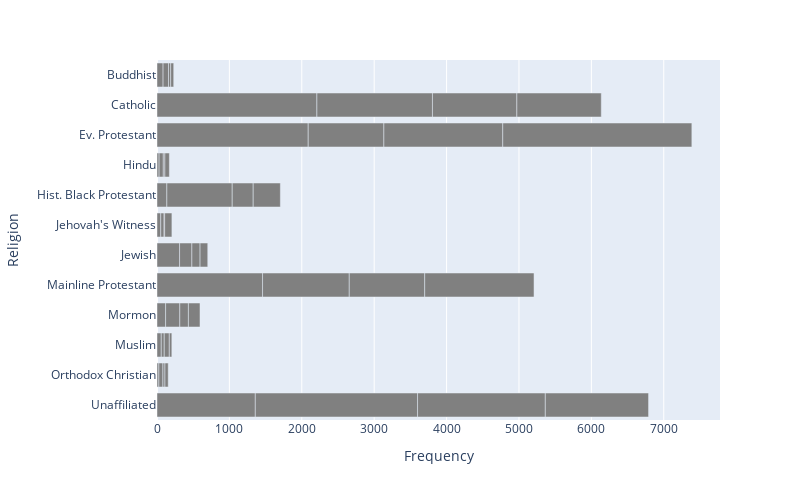

The cell this chart's notebook holds for it:
### Code cell
fig = px.bar(DF_new,y='religion',x='frequency',color_discrete_sequence=['gray'])

fig.update_layout(yaxis={'categoryorder': 'category descending'},
                  xaxis_title="Frequency",
                  yaxis_title="Religion",
                  autosize=False,
                  width=800,
                  height=500)

fig.show()

### Figure 1 — Plotly figure (JSON) as saved in the notebook; plotly's stock layout.template omitted (floating-point values rounded to 4 significant figures)
{"data": [{"alignmentgroup": "True", "hovertemplate": "frequency=%{x}<br>religion=%{y}<extra></extra>", "legendgroup": "", "marker": {"color": "gray", "pattern": {"shape": ""}}, "name": "", "offsetgroup": "", "orientation": "h", "showlegend": false, "textposition": "auto", "type": "bar", "x": [84, 75, 30, 42, 2209, 1596, 1166, 1166, 2089, 1045, 1642, 2612, 29, 58, 22, 62, 136, 903, 290, 375, 52, 46, 8, 100, 312, 170, 113, 106, 1458, 1198, 1042, 1510, 119, 196, 119, 160, 59, 41, 70, 35, 26, 56, 28, 45, 1358, 2241, 1765, 1426], "xaxis": "x", "y": ["Buddhist", "Buddhist", "Buddhist", "Buddhist", "Catholic", "Catholic", "Catholic", "Catholic", "Ev. Protestant", "Ev. Protestant", "Ev. Protestant", "Ev. Protestant", "Hindu", "Hindu", "Hindu", "Hindu", "Hist. Black Protestant", "Hist. Black Protestant", "Hist. Black Protestant", "Hist. Black Protestant", "Jehovah's Witness", "Jehovah's Witness", "Jehovah's Witness", "Jehovah's Witness", "Jewish", "Jewish", "Jewish", "Jewish", "Mainline Protestant", "Mainline Protestant", "Mainline Protestant", "Mainline Protestant", "Mormon", "Mormon", "Mormon", "Mormon", "Muslim", "Muslim", "Muslim", "Muslim", "Orthodox Christian", "Orthodox Christian", "Orthodox Christian", "Orthodox Christian", "Unaffiliated", "Unaffiliated", "Unaffiliated", "Unaffiliated"], "yaxis": "y"}], "layout": {"autosize": false, "barmode": "relative", "height": 500, "legend": {"tracegroupgap": 0}, "margin": {"t": 60}, "width": 800, "xaxis": {"anchor": "y", "autorange": true, "domain": [0, 1], "range": [0, 7777.0], "title": {"text": "Frequency"}, "type": "linear"}, "yaxis": {"anchor": "x", "autorange": true, "categoryorder": "category descending", "domain": [0, 1], "range": [-0.5, 11.5], "title": {"text": "Religion"}, "type": "category"}}}
